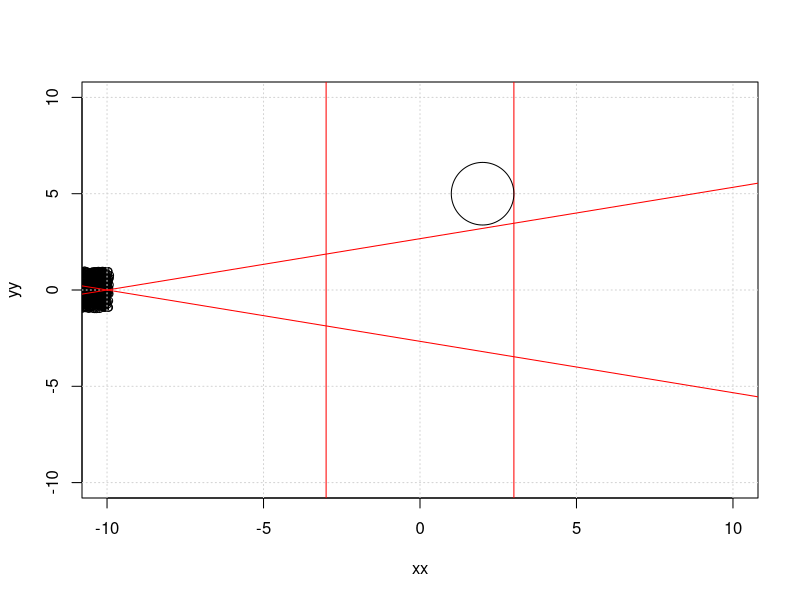
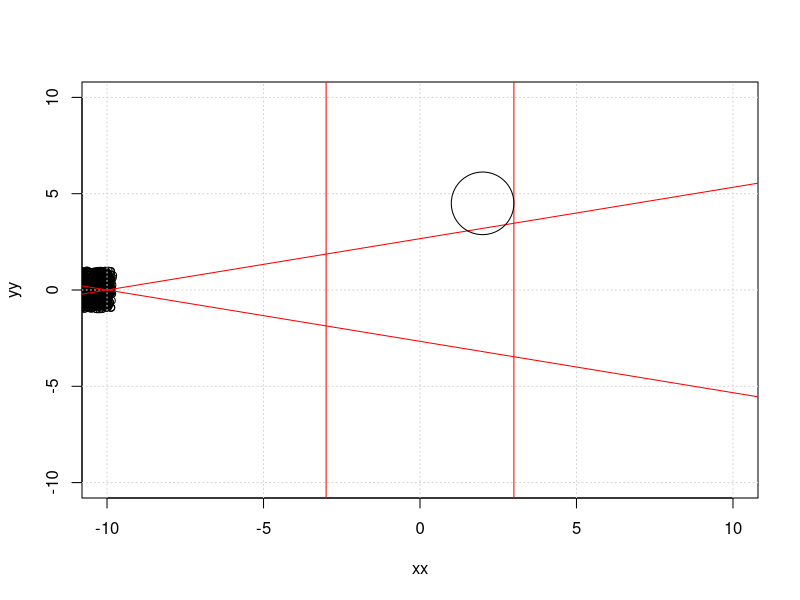
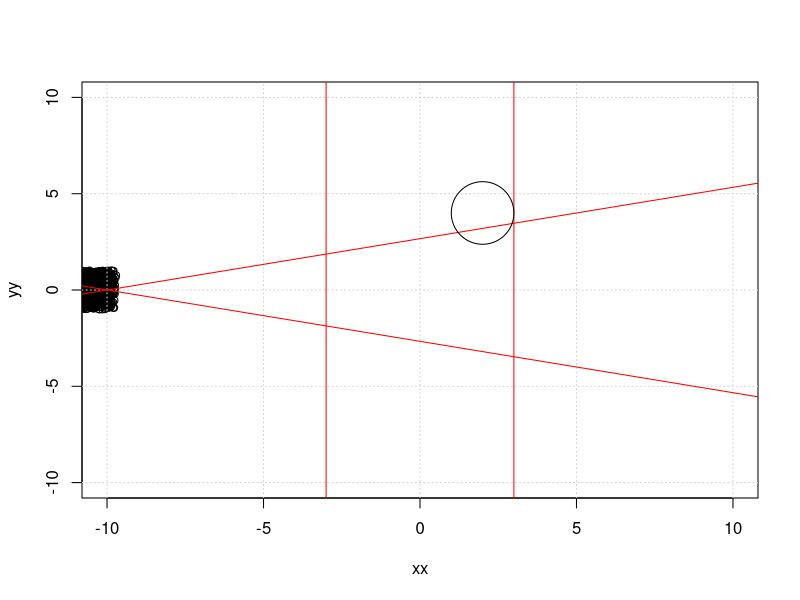
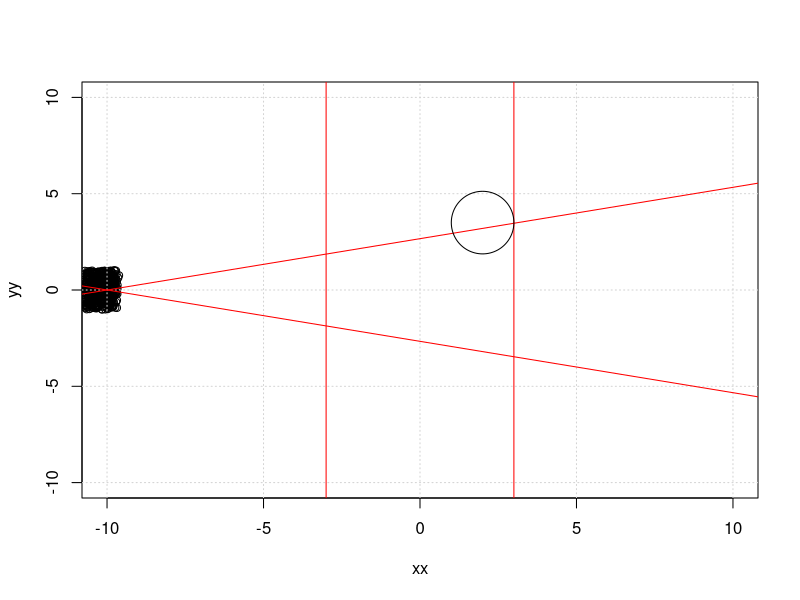
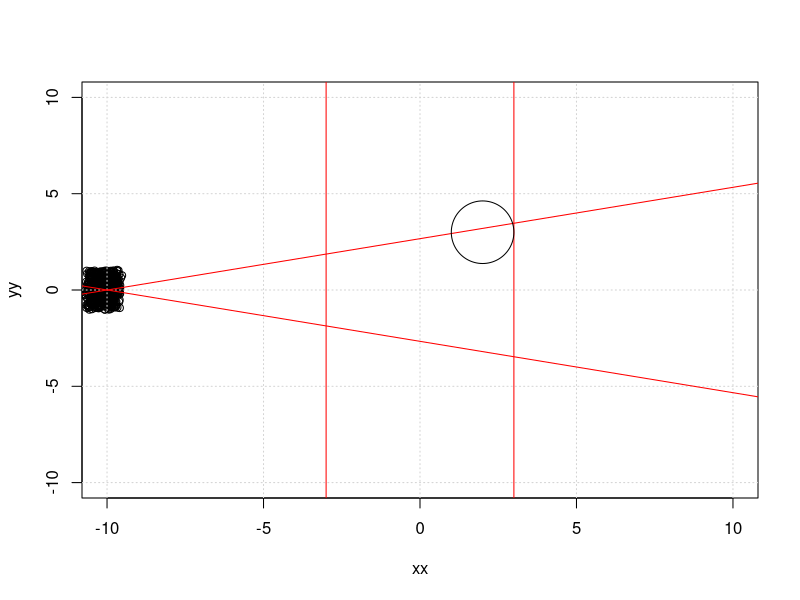
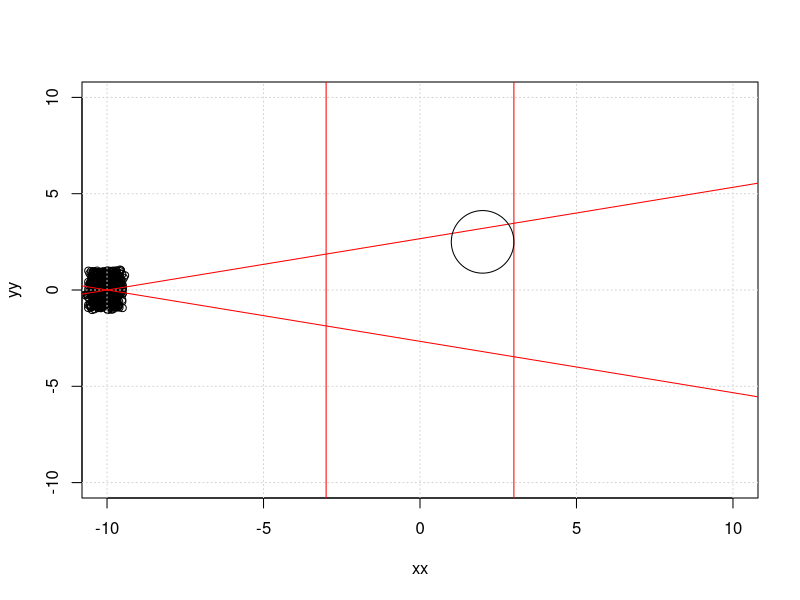
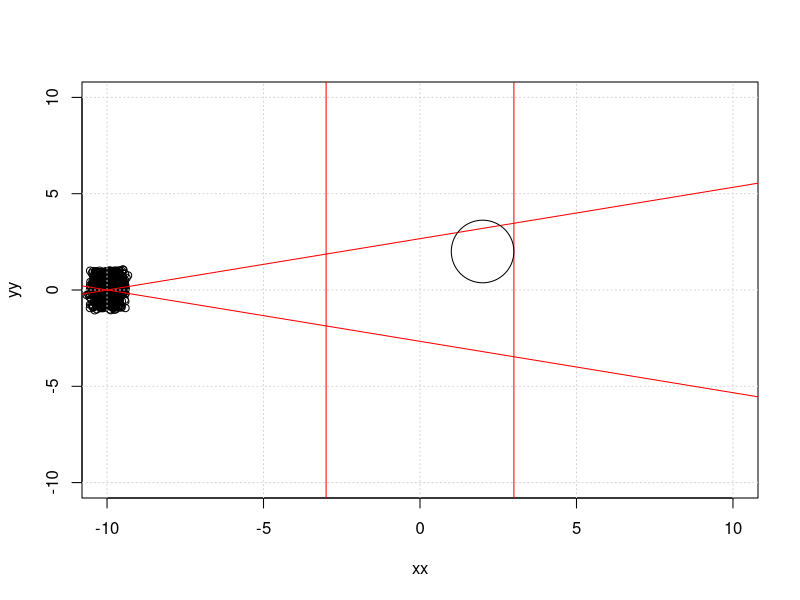
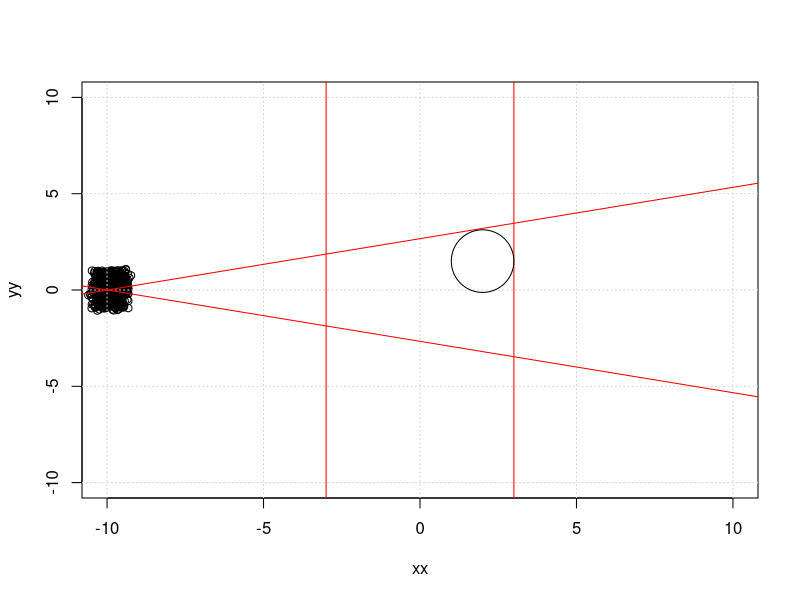

Generate these figures, in order, with R:
# Loada required libraries 
library(plotrix)



##################
# Section for modeling lost contact
n_ent <- 500
xx <- runif(n_ent, min = -11, max = -10)
yy <- runif(n_ent, min = -1, max = 1) 

#plot(xx,yy,xlim = c(-10,10), ylim = c(-10,10))
#grid()

crs <- rnorm(n_ent, mean = 0, sd = .1)
spd <- runif(n_ent)*.05 + .05
spd <- abs(spd)


#i <- 1
#ttmax <- 150
#while (i < ttmax){
#	xx <- xx + cos(crs)*spd
#	yy <- yy + sin(crs)*spd
#	i <- i + 1
#	#plot(xx,yy,xlim = c(-10,10), ylim = c(-10,10))
#	grid()
#}
####################


# Define boundary functions for trapeziod ecasement 
left <- function(start,speed,time) {
	f <- (-speed)*time + start
	return(f)
}

right <- function(start,speed,time) {
	f <- (speed)*time + start
	return(f)
}

top <- function(start,speed,time) {
	intercept <- speed*time + start 
	slope <- 4/15
	data <- c(slope,intercept)
	return(data)
}

bottom <- function(start,speed,time) {
	intercept <- -speed*time + start 
	slope <- -4/15
	data <- c(slope,intercept)
	return(data)
}


# Initialize time and define max time of simulation 
t <- 0
t_max <- 200

# Initialize speed of plotted dots and of submarine 
# Dot speed sould be zero for most cases...
dot_spd <- 0.1
sub_speed <- .5

# Generate random points for visualization 
x <- runif(1000 + dot_spd*40000, min = -(dot_spd*t_max + 10), max = (dot_spd*t_max + 10))
y <- runif(1000 + dot_spd*40000, min = -(dot_spd*t_max + 10), max = (dot_spd*t_max + 10))
dot_spd <- -dot_spd

# Define starting position of submarine 
sub_x <- 2
sub_y <- 5
turn.point <- c()

# Initialize vectors to store detected dots 
red_x <- c()
red_y <- c()
red_crs <- c()
red_spd <- c()

# Main simulation funciton 
while (t < t_max) {

	# Adust x position of dots
	#x <- x - dot_spd
	#red_x <- red_x - dot_spd

	xx <- xx + cos(crs)*spd
	yy <- yy + sin(crs)*spd
	if (!is.null(red_crs)){
		red_x <- red_x + cos(red_crs)*red_spd
		red_y <- red_y + sin(red_crs)*red_spd
	}

	# Plot dots & grid
	plot(xx,yy,xlim = c(-10,10), ylim = c(-10,10))
	grid()

	# Update ecasement 
	speed <- 0
	abline(v = left(-3,speed,t), col = 'red')
	abline(v = right(3,speed,t), col = 'red')
	abline(a = top(8/3,speed,t)[2], b = top(8/3,speed,t)[1], col = 'red')
	abline(a = bottom(-8/3,speed,t)[2], b = bottom(-8/3,speed,t)[1], col = 'red')

	# Draw submarine 
	draw.circle(sub_x,sub_y,radius = 1)
	
	# Verify detection proximity... can be more efficient 
	i <- 1
	while (i <= length(xx)) {
		dist <- c()
		if (xx[i] < sub_x +1 && xx[i] > sub_x - 1){
			dist <- sqrt((xx[i] - sub_x)^2 + (yy[i] - sub_y)^2)
			if (dist <= 1) {
				red_x <- append(red_x,xx[i])
				red_y <- append(red_y,yy[i])
				red_crs <- append(red_crs,crs[i])
				red_spd <- append(red_spd,spd[i])
			}
		}
		i <- i + 1
	}
	
	# Recolor detected points as red
	points(red_x,red_y, col = 'red')

	# Update position of submarine

	## Too low
	too_low <- bottom(-8/3,speed,t)[1]*sub_x + bottom(-8/3,speed,t)[2]
	
	if (sub_y - 1 < too_low){
		turn.point <- append(turn.point,sub_x)
		#sub_x <- sub_x - abs(sub_speed)
		if (sub_x - 1 < turn.point[1]) {
			turn.point <- c()
			
		}
		if (sub_speed > 0) {
			sub_speed <- -sub_speed
		}
		
	}

	## Too high 
	too_high <- top(8/3,speed,t)[1]*sub_x + top(8/3,speed,t)[2]
	
	if (sub_y + 1 > too_high){
		turn.point <- append(turn.point,sub_x)
		#sub_x <- sub_x - abs(sub_speed)
		if (sub_x - 1 < turn.point[1]) {
			turn.point <- c()
			
		}
		if (sub_speed < 0) {
			sub_speed <- -sub_speed
		}
		
	}
	sub_y <- sub_y - sub_speed

	# Increment time and wait for visualization 
	t <- t + 1
	Sys.sleep(.1)
}


#########################################################################################
#################################################################################

